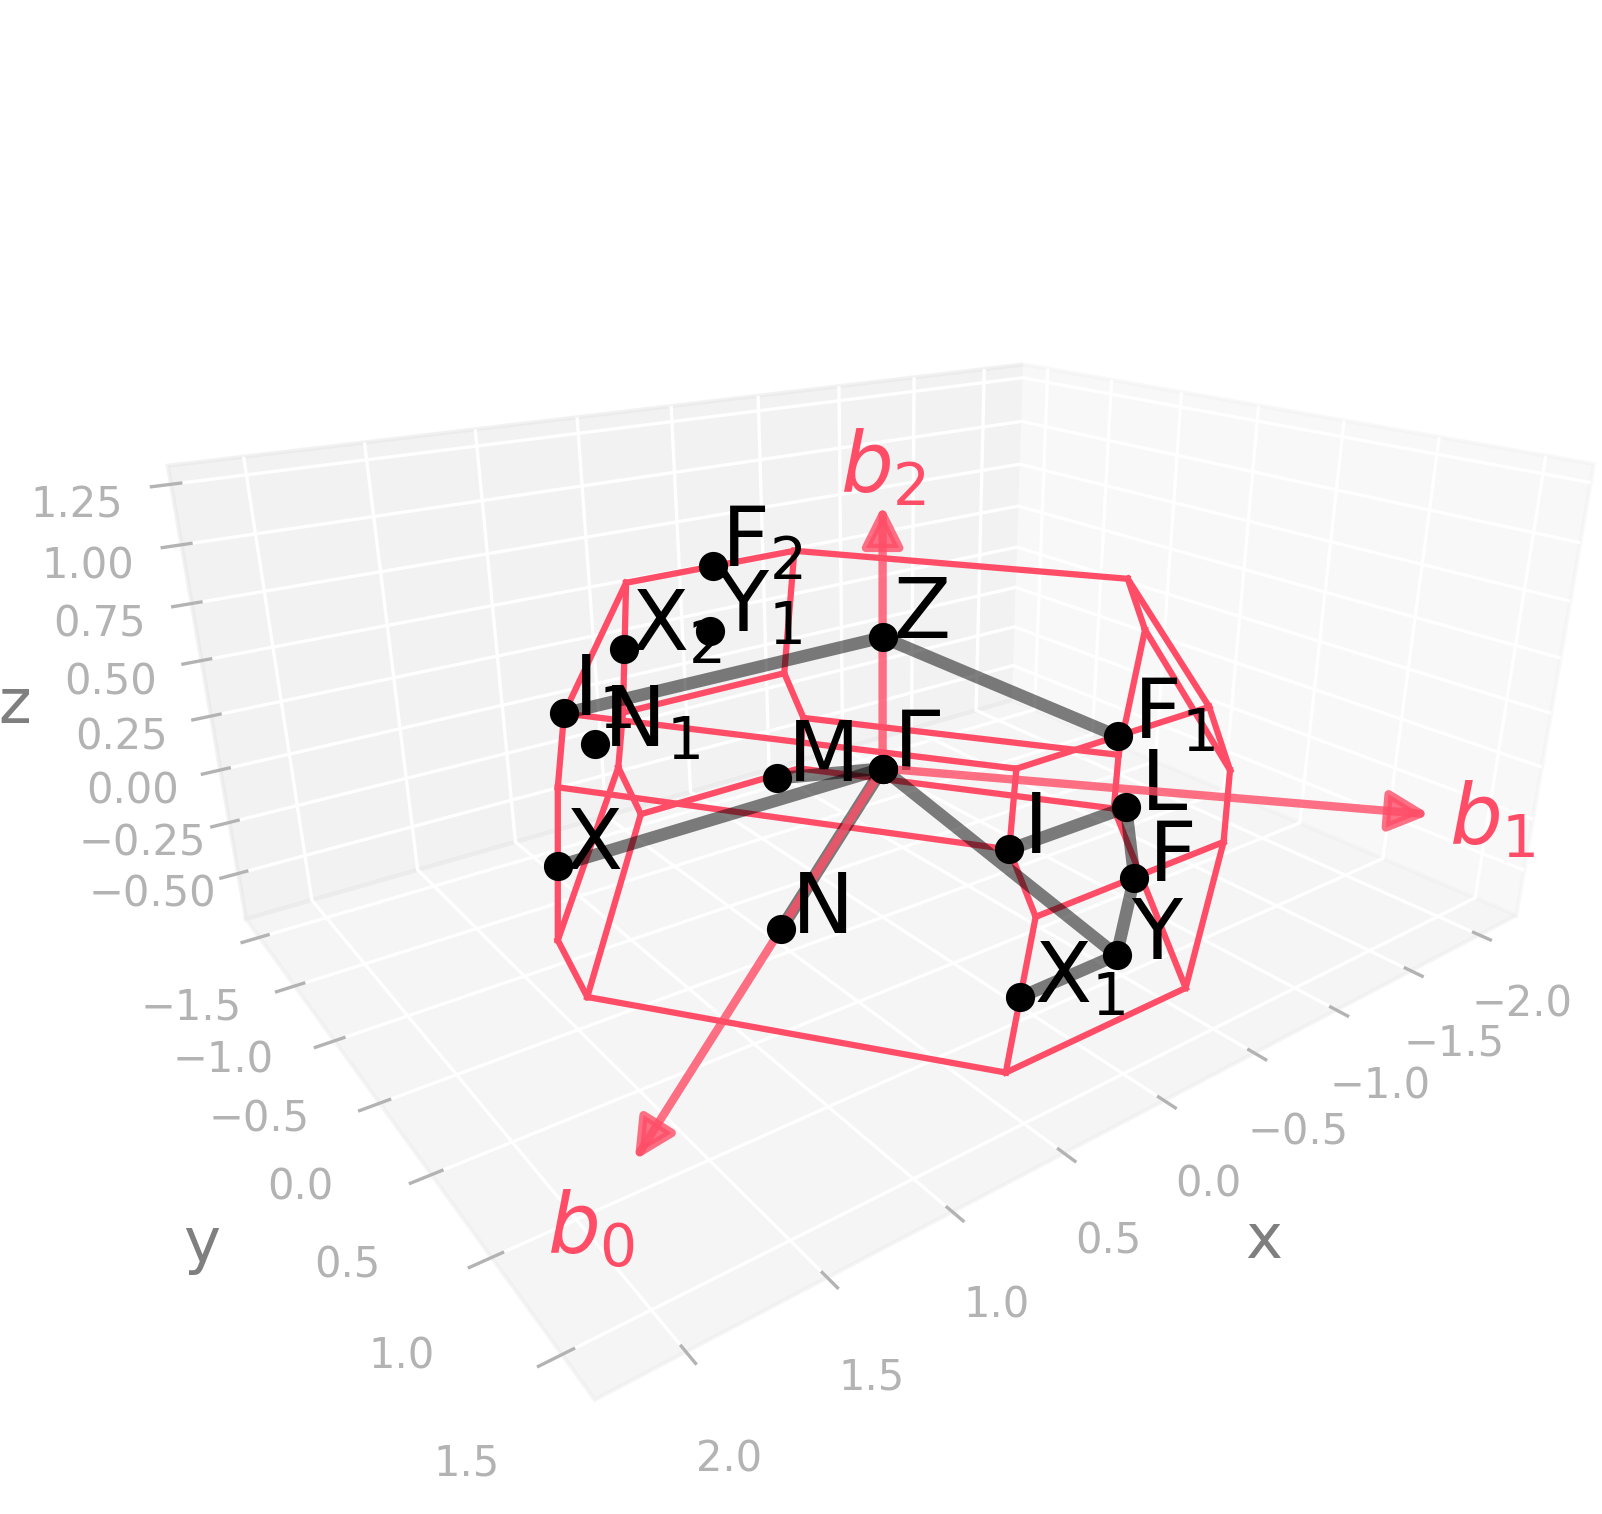

This figure's Python source:
import radtools as rad

l = rad.lattice_example("MCLC1")
backend = rad.MatplotlibBackend()
backend.plot(l, kind="brillouin-kpath")
# Save an image:
backend.save("mclc1_brillouin.png", elev=21, azim=53, dpi=300, bbox_inches="tight")
# Interactive plot:
backend.show(elev=21, azim=53)
